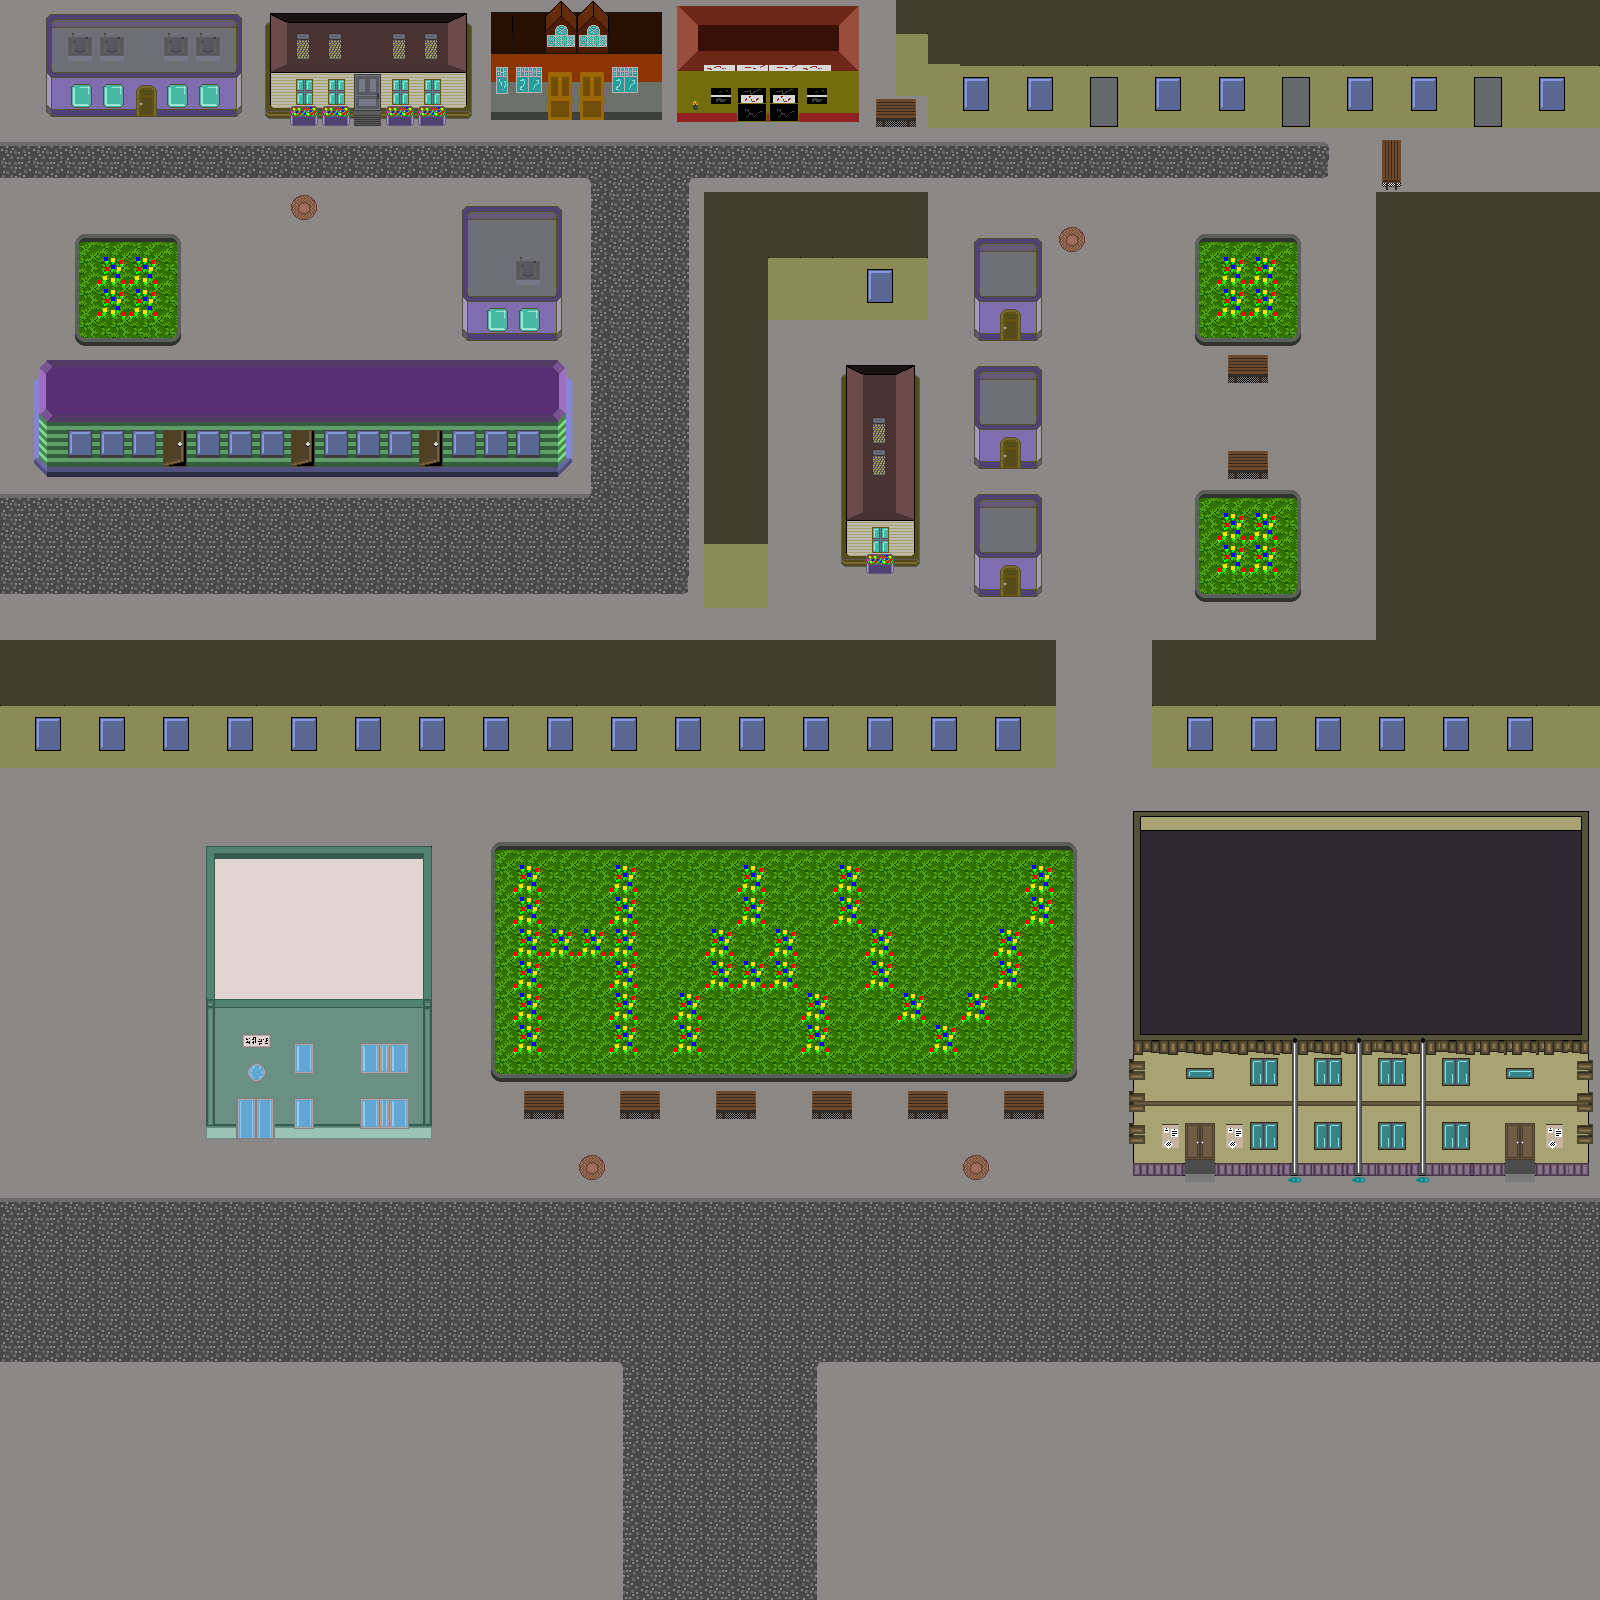

The image is a tile-based game level rendered from a .tmx file. Its description and source (layers, tilesets, objects; grid data summarised) follow:
An orthogonal 50x50 tile map with 32x32 px tiles, 6 tile layers (floor, upper_floor, objects, animated_objects, ...), 2 tilesets and 29 objects.

<map version="1.0" orientation="orthogonal" renderorder="right-down" width="50" height="50" tilewidth="32" tileheight="32" nextobjectid="33">
 <tileset firstgid="1" name="city_floors" tilewidth="32" tileheight="32" tilecount="242" columns="22">
  <image source="../../images/stages/city_static/city_floors.png" width="729" height="352" />
 </tileset>
 <tileset firstgid="243" name="city_day_houses_big" tilewidth="32" tileheight="32" tilecount="192" columns="8">
  <image source="../../images/stages/city_static/city_day_houses_big.png" width="256" height="768" />
 </tileset>
 <layer name="floor" width="50" height="50">
  <data>[2500 cells, 2500 non-empty, 2 distinct tile ids]</data>
 </layer>
 <layer name="upper_floor" width="50" height="50">
  <data>[2500 cells, 2134 non-empty, 21 distinct tile ids]</data>
 </layer>
 <layer name="objects" width="50" height="50">
  <data>[2500 cells, 20 non-empty, 4 distinct tile ids]</data>
 </layer>
 <layer name="animated_objects" width="50" height="50">
  <data>[2500 cells, 0 non-empty, 0 distinct tile ids]</data>
 </layer>
 <layer name="characters" width="50" height="50">
  <data>[2500 cells, 0 non-empty, 0 distinct tile ids]</data>
 </layer>
 <layer name="big_objects" width="50" height="50">
  <data>[2500 cells, 928 non-empty, 188 distinct tile ids]</data>
 </layer>
 <objectgroup name="collisions">
  <object id="1" x="46" y="32" width="195.667" height="84.3333" />
  <object id="2" x="265.667" y="32" width="206" height="93" />
  <object id="3" x="490.667" y="32" width="171.333" height="87.6667" />
  <object id="4" x="677.333" y="32.3333" width="181.667" height="89" />
  <object id="5" x="875.667" y="99.3333" width="40.3333" height="27" />
  <object id="6" x="896" y="0.333333" width="31.3333" height="96" />
  <object id="8" x="928" y="33" width="673" height="94" />
  <object id="9" x="461.667" y="223.667" width="99.6667" height="116.667" />
  <object id="10" x="31.3333" y="383.333" width="540" height="92.6667" />
  <object id="11" x="768.667" y="224" width="158.667" height="95.3333" />
  <object id="12" x="704.667" y="224" width="63.3333" height="383.333" />
  <object id="13" x="842" y="384.667" width="76.6667" height="188.667" />
  <object id="14" x="973.333" y="255.333" width="68.6667" height="84.6667" />
  <object id="15" x="973.333" y="382.667" width="68" height="85.3333" />
  <object id="16" x="974.667" y="511.333" width="67.3333" height="84.6667" />
  <object id="17" x="1382.67" y="140" width="17.3333" height="50" />
  <object id="18" x="1228.67" y="354.667" width="38.6667" height="27.3333" />
  <object id="19" x="1227.33" y="450.667" width="40.6667" height="28" />
  <object id="22" x="0.666667" y="671.333" width="1054" height="96" />
  <object id="23" x="1152" y="671.333" width="520.667" height="97.3333" />
  <object id="24" x="1376" y="192" width="293.333" height="478.667" />
  <object id="25" x="206.667" y="896.667" width="224.667" height="240.667" />
  <object id="26" x="524.667" y="1090.67" width="38.6667" height="27.3333" />
  <object id="27" x="620" y="1092" width="40" height="26" />
  <object id="28" x="716" y="1090.67" width="41.3333" height="28.6667" />
  <object id="29" x="813.333" y="1091.33" width="39.3333" height="28" />
  <object id="30" x="907.333" y="1090.67" width="40.6667" height="28" />
  <object id="31" x="1004" y="1091.33" width="39.3333" height="28.6667" />
  <object id="32" x="1134" y="864" width="456.667" height="319.333" />
 </objectgroup>
</map>